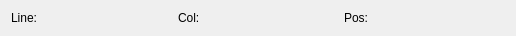
<?xml version="1.0" encoding="UTF-8"?>
<ui version="4.0">
 <class>LineColPosWidget</class>
 <widget class="QWidget" name="LineColPosWidget">
  <property name="geometry">
   <rect>
    <x>0</x>
    <y>0</y>
    <width>516</width>
    <height>34</height>
   </rect>
  </property>
  <property name="windowTitle">
   <string>Form</string>
  </property>
  <layout class="QHBoxLayout" name="horizontalLayout">
   <item>
    <widget class="QLabel" name="lbl_line">
     <property name="maximumSize">
      <size>
       <width>16777215</width>
       <height>20</height>
      </size>
     </property>
     <property name="text">
      <string>Line:</string>
     </property>
    </widget>
   </item>
   <item>
    <widget class="QLabel" name="lbl_col">
     <property name="maximumSize">
      <size>
       <width>16777215</width>
       <height>20</height>
      </size>
     </property>
     <property name="text">
      <string>Col:</string>
     </property>
    </widget>
   </item>
   <item>
    <widget class="QLabel" name="lbl_pos">
     <property name="maximumSize">
      <size>
       <width>16777215</width>
       <height>20</height>
      </size>
     </property>
     <property name="text">
      <string>Pos:</string>
     </property>
    </widget>
   </item>
  </layout>
 </widget>
 <resources/>
 <connections/>
</ui>
